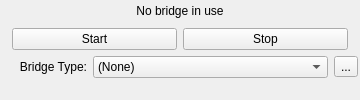
               <widget class="QWidget" name="toolBox_alsaaudio">
                <property name="geometry">
                 <rect>
                  <x>0</x>
                  <y>0</y>
                  <width>360</width>
                  <height>100</height>
                 </rect>
                </property>
                <attribute name="label">
                 <string>ALSA Audio</string>
                </attribute>
                <layout class="QVBoxLayout" name="verticalLayout_18">
                 <property name="leftMargin">
                  <number>2</number>
                 </property>
                 <property name="topMargin">
                  <number>0</number>
                 </property>
                 <property name="rightMargin">
                  <number>2</number>
                 </property>
                 <property name="bottomMargin">
                  <number>2</number>
                 </property>
                 <item>
                  <widget class="QLabel" name="label_bridge_alsa">
                   <property name="text">
                    <string>No bridge in use</string>
                   </property>
                   <property name="alignment">
                    <set>Qt::AlignCenter</set>
                   </property>
                  </widget>
                 </item>
                 <item>
                  <layout class="QHBoxLayout" name="horizontalLayout_8">
                   <item>
                    <spacer name="horizontalSpacer_5">
                     <property name="orientation">
                      <enum>Qt::Horizontal</enum>
                     </property>
                     <property name="sizeType">
                      <enum>QSizePolicy::Fixed</enum>
                     </property>
                     <property name="sizeHint" stdset="0">
                      <size>
                       <width>10</width>
                       <height>20</height>
                      </size>
                     </property>
                    </spacer>
                   </item>
                   <item>
                    <widget class="QPushButton" name="b_alsa_start">
                     <property name="text">
                      <string>Start</string>
                     </property>
                    </widget>
                   </item>
                   <item>
                    <widget class="QPushButton" name="b_alsa_stop">
                     <property name="text">
                      <string>Stop</string>
                     </property>
                    </widget>
                   </item>
                   <item>
                    <spacer name="horizontalSpacer_6">
                     <property name="orientation">
                      <enum>Qt::Horizontal</enum>
                     </property>
                     <property name="sizeType">
                      <enum>QSizePolicy::Fixed</enum>
                     </property>
                     <property name="sizeHint" stdset="0">
                      <size>
                       <width>10</width>
                       <height>20</height>
                      </size>
                     </property>
                    </spacer>
                   </item>
                  </layout>
                 </item>
                 <item>
                  <layout class="QHBoxLayout" name="horizontalLayout_7">
                   <item>
                    <widget class="QLabel" name="label">
                     <property name="text">
                      <string>Bridge Type:</string>
                     </property>
                     <property name="alignment">
                      <set>Qt::AlignRight|Qt::AlignTrailing|Qt::AlignVCenter</set>
                     </property>
                    </widget>
                   </item>
                   <item>
                    <widget class="QComboBox" name="cb_alsa_type">
                     <item>
                      <property name="text">
                       <string>(None)</string>
                      </property>
                     </item>
                     <item>
                      <property name="text">
                       <string>ALSA -&gt; Loop -&gt; JACK</string>
                      </property>
                     </item>
                     <item>
                      <property name="text">
                       <string>ALSA -&gt; JACK (Plugin)</string>
                      </property>
                     </item>
                     <item>
                      <property name="text">
                       <string>ALSA -&gt; PulseAudio -&gt; JACK (Plugin)</string>
                      </property>
                     </item>
                    </widget>
                   </item>
                   <item>
                    <widget class="QToolButton" name="tb_alsa_options">
                     <property name="text">
                      <string>...</string>
                     </property>
                    </widget>
                   </item>
                  </layout>
                 </item>
                 <item>
                  <spacer name="verticalSpacer_14">
                   <property name="orientation">
                    <enum>Qt::Vertical</enum>
                   </property>
                   <property name="sizeType">
                    <enum>QSizePolicy::Preferred</enum>
                   </property>
                   <property name="sizeHint" stdset="0">
                    <size>
                     <width>20</width>
                     <height>20</height>
                    </size>
                   </property>
                  </spacer>
                 </item>
                </layout>
               </widget>
